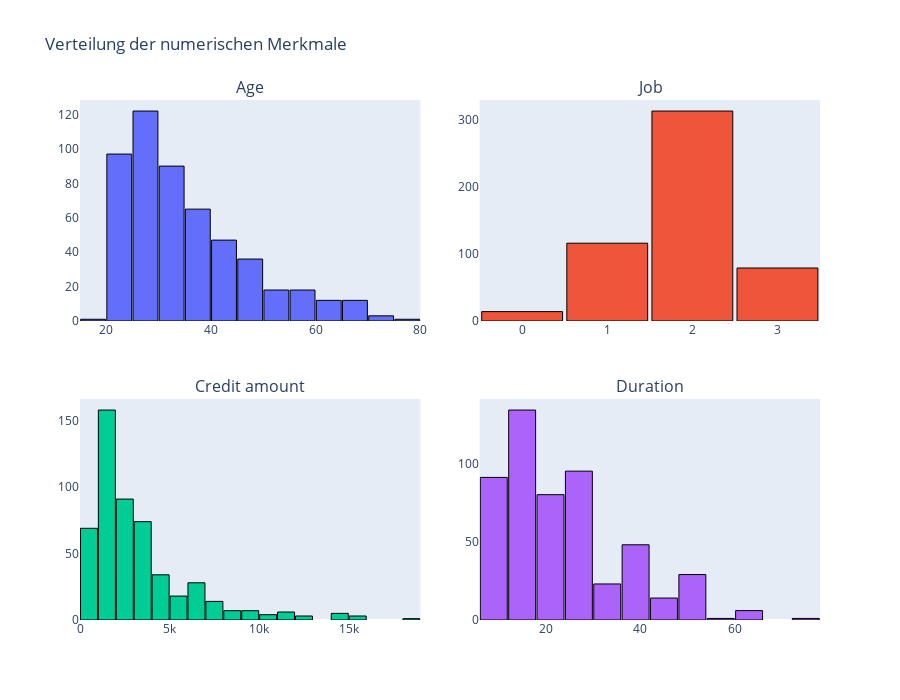

Source (notebook cell):
### Markdown cell above
## Verteilung der numerischen Merkmale

### Code cell
# 1) Numerische Spalten ermitteln:
numeric_cols = df.select_dtypes(include=["number"]).columns.tolist()

# 2) Eigene Bins je Merkmal:
bins_cfg = {
    "Age":            dict(start=15, end=80,    size=5),  
    "Credit amount":  dict(start=0,  end=20000, size=1000), 
    "Duration":       dict(start=0,  end=80,    size=6),
    "Job":            dict(start=-0.5, end=3.5, size=1),
}

# 3) Subplot-Grid abhängig von der Anzahl der numerischen Spalten:
cols_per_row = 2
rows = math.ceil(len(numeric_cols) / cols_per_row)

fig1 = make_subplots(
    rows=rows,
    cols=cols_per_row,
    subplot_titles=numeric_cols,
    horizontal_spacing=0.08,
    vertical_spacing=0.15
)

# 4) Histogramme hinzufügen:
for i, col in enumerate(numeric_cols):
    r = i // cols_per_row + 1
    c = i % cols_per_row + 1
    fig1.add_trace(
        go.Histogram(
            x=df[col],
            xbins=bins_cfg.get(col, None),
            marker_line_color="black",
            marker_line_width=1,
            name=col
        ),
        row=r, col=c
    )

# 5) Optik anpassen:
fig1.update_xaxes(showgrid=False)
fig1.update_yaxes(showgrid=False)
fig1.update_layout(
    title="Verteilung der numerischen Merkmale",
    showlegend=False,
    bargap=0.05,
    height=350 * rows 
)

fig1

### Figure 1 — Plotly figure (JSON) as saved in the notebook; plotly's stock layout.template omitted (floating-point values rounded to 4 significant figures; data arrays with more than 128 entries replaced by an {"elided": "..."} marker saying what was removed)
{"data": [{"marker": {"line": {"color": "black", "width": 1}}, "name": "Age", "type": "histogram", "x": {"elided": "522 int values"}, "xaxis": "x", "xbins": {"end": 80, "size": 5, "start": 15}, "yaxis": "y"}, {"marker": {"line": {"color": "black", "width": 1}}, "name": "Job", "type": "histogram", "x": {"elided": "522 int values"}, "xaxis": "x2", "xbins": {"end": 3.5, "size": 1, "start": -0.5}, "yaxis": "y2"}, {"marker": {"line": {"color": "black", "width": 1}}, "name": "Credit amount", "type": "histogram", "x": {"elided": "522 int values"}, "xaxis": "x3", "xbins": {"end": 20000, "size": 1000, "start": 0}, "yaxis": "y3"}, {"marker": {"line": {"color": "black", "width": 1}}, "name": "Duration", "type": "histogram", "x": {"elided": "522 int values"}, "xaxis": "x4", "xbins": {"end": 80, "size": 6, "start": 0}, "yaxis": "y4"}], "layout": {"annotations": [{"font": {"size": 16}, "showarrow": false, "text": "Age", "x": 0.23, "xanchor": "center", "xref": "paper", "y": 1, "yanchor": "bottom", "yref": "paper"}, {"font": {"size": 16}, "showarrow": false, "text": "Job", "x": 0.77, "xanchor": "center", "xref": "paper", "y": 1, "yanchor": "bottom", "yref": "paper"}, {"font": {"size": 16}, "showarrow": false, "text": "Credit amount", "x": 0.23, "xanchor": "center", "xref": "paper", "y": 0.425, "yanchor": "bottom", "yref": "paper"}, {"font": {"size": 16}, "showarrow": false, "text": "Duration", "x": 0.77, "xanchor": "center", "xref": "paper", "y": 0.425, "yanchor": "bottom", "yref": "paper"}], "bargap": 0.05, "height": 700, "showlegend": false, "title": {"text": "Verteilung der numerischen Merkmale"}, "xaxis": {"anchor": "y", "domain": [0, 0.46], "showgrid": false}, "xaxis2": {"anchor": "y2", "domain": [0.54, 1], "showgrid": false}, "xaxis3": {"anchor": "y3", "domain": [0, 0.46], "showgrid": false}, "xaxis4": {"anchor": "y4", "domain": [0.54, 1], "showgrid": false}, "yaxis": {"anchor": "x", "domain": [0.575, 1], "showgrid": false}, "yaxis2": {"anchor": "x2", "domain": [0.575, 1], "showgrid": false}, "yaxis3": {"anchor": "x3", "domain": [0, 0.425], "showgrid": false}, "yaxis4": {"anchor": "x4", "domain": [0, 0.425], "showgrid": false}}}
